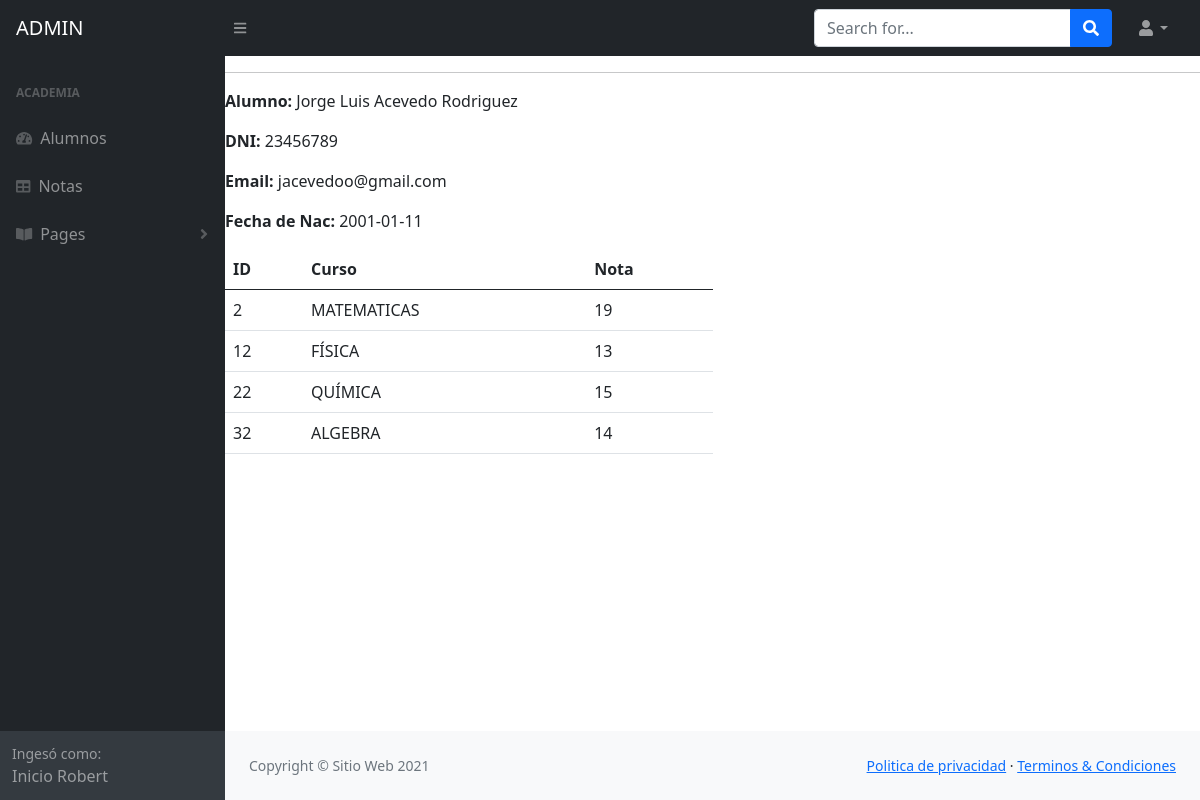
Page /index.php?nota_alumno&vernota=2 on the committed database.
### tables this page shows
CREATE TABLE `alumno` (
  `alum_id` int(10) UNSIGNED NOT NULL,
  `alum_nombres` varchar(50) NOT NULL,
  `alum_apellidos` varchar(60) NOT NULL,
  `alum_dni` char(8) NOT NULL,
  `alum_email` varchar(60) NOT NULL,
  `alum_fnac` date NOT NULL
);

CREATE TABLE `notas` (
  `nota_id` int(10) UNSIGNED NOT NULL,
  `nota_dni` char(8) NOT NULL,
  `nota_nom_curso` varchar(100) NOT NULL,
  `nota_calificacion` int(11) NOT NULL
);

### recursos/funciones.php (the view, shortened to what this page needs)
<?php
    function query($sql){
        global $conexion;
        return mysqli_query($conexion, $sql);
    }
    function fetch_array($query){
        return mysqli_fetch_array($query);
    }
    function escape_string($str){
        global $conexion;
        return mysqli_real_escape_string($conexion, $str);
    }
    function show_nota_alumno($dni){
        $query = query("SELECT nota_id, nota_nom_curso, nota_calificacion FROM notas WHERE nota_dni='{$dni}'");
        while($fila = fetch_array($query)){
            $notas = <<<DELIMITADOR
                <tr>
                    <td>{$fila['nota_id']}</td>
                    <td>{$fila['nota_nom_curso']}</td>
                    <td>{$fila['nota_calificacion']}</td>
                </tr>
DELIMITADOR;
            echo $notas;
        }
    }
?>

### recursos/plantillas/back/nota_alumno.php (shortened to what this page needs)
<?php
    if(isset($_GET['vernota'])){
        $id = escape_string(trim($_GET['vernota']));
        $query = query("SELECT CONCAT(alum_nombres, ' ', alum_apellidos) AS alumno, alum_dni, alum_email,alum_fnac FROM alumno WHERE alum_id = {$id}");
        $fila = fetch_array($query);
        $dni= $fila['alum_dni'];
    }
?>
<hr>
<div class="col-md-6">
        <p><strong>Alumno: </strong><?php echo $fila['alumno']; ?></p>
        <p><strong>DNI: </strong><?php echo $dni; ?></p>
        <p><strong>Email: </strong><?php echo $fila['alum_email']; ?></p>
        <p><strong>Fecha de Nac: </strong><?php echo $fila['alum_fnac']; ?></p>
        <table class="table table-hover">
            <thead>
                <tr>
                    <th>ID</th>
                    <th>Curso</th>
                    <th>Nota</th>
                </tr>
            </thead>
            <tbody>
                <?php show_nota_alumno($dni); ?>
            </tbody>
        </table>
    </div>

### rows in the picture
alumno: alum_dni "23456789", alum_email "jacevedoo@gmail.com", alum_fnac "2001-01-11"
notas: nota_id "2", nota_nom_curso "MATEMATICAS", nota_calificacion "19"
notas: nota_id "12", nota_nom_curso "FÍSICA", nota_calificacion "13"
notas: nota_id "22", nota_nom_curso "QUÍMICA", nota_calificacion "15"
notas: nota_id "32", nota_nom_curso "ALGEBRA", nota_calificacion "14"

### other values in the picture
$fila['alumno'] "Jorge Luis Acevedo Rodriguez"
